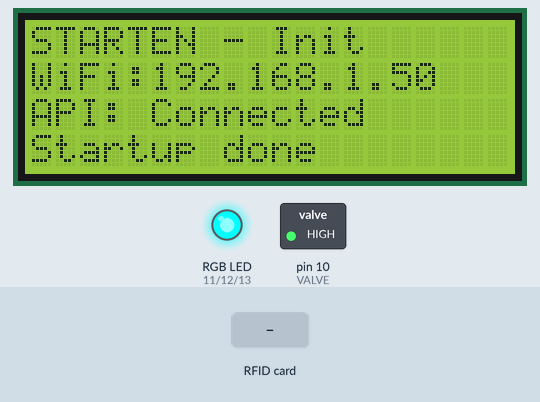
The program below on a simulated MicroPython board. Parts: 20×4 character LCD, switched loads named in the program (green lamp = pin HIGH), an RGB LED mixed from three pins (HIGH = lit). The test bench sets the inputs (shaded band). WiFi joins after 1.5 s; the interpreter's speed is modelled, so counts of loop turns are approximate; web requests get an empty 200 reply after 0.4 s; library files of the repository ran but are not shown: mfrc522.py, machine_i2c_lcd.py; pins used as bus, display or sensor lines are not drawn.

Above: at 2.9 s.
At 6.0 s:
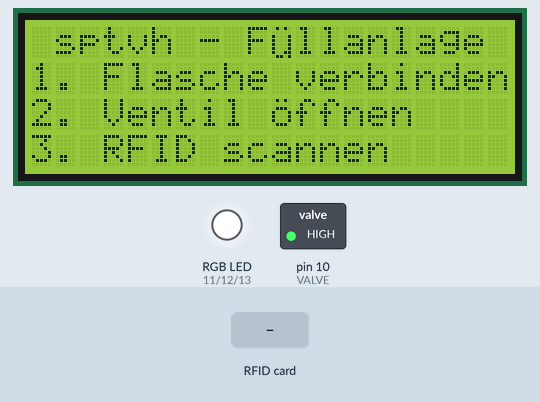
6.1 s: RFID card 5E 7A 19 C4 held to the reader
At 7.3 s:
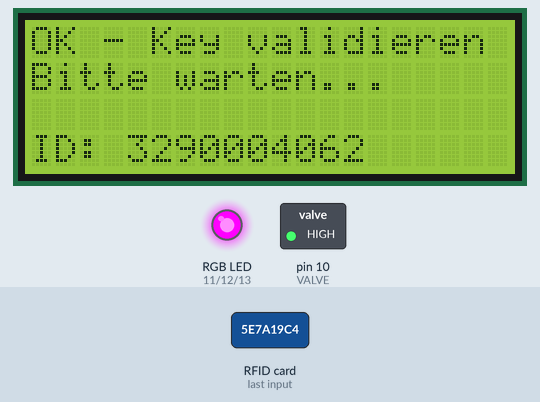
At 9.8 s:
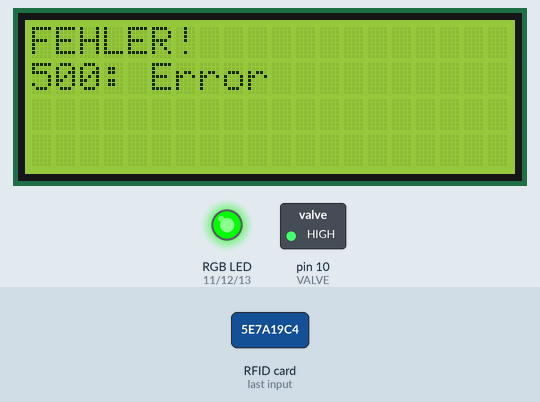
Timing chart, 0 to 15.1 s (numbered marks = the images above; inputs shaded):
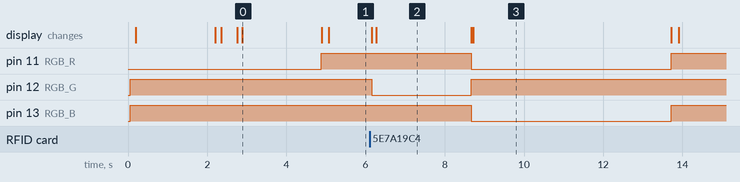

The program:

main.py
```python
from helpers.apiconnector import WiFi, Rfid_Api
from helpers.visualization import Visualization
from helpers.reader import RfidReader
from static.definitions import *
from helpers.valve import Valve
import time
import config
import machine

# --- setup ---
visualization = Visualization()
valve = Valve()
reader = RfidReader()

visualization.showData(
    State.CONNECTION_WIFI,
    "WiFi:Connecting",
    "API: Pending",
    "Wait at least 5 min"
)

# connect WiFi
wifi = WiFi()
if not wifi.isConnected():
    visualization.showData(
        State.ERROR,
        "WiFi:FAILED",
        "API: STOPPED",
        "Restart in <10 min",
    )
    time.sleep(60 * 10)
    machine.reset()

visualization.showData(
    State.CONNECTION_WIFI,
    "WiFi:" + wifi.getIp(),
    "API: Connecting",
    "Wait at least 5 min",
)

# connect API
rfid_api = Rfid_Api(wifi)
if not rfid_api.connect_api():
    visualization.showData(
        State.ERROR,
        "WiFi:" + wifi.getIp(),
        "API: FAILED",
        "Restarting in <10 min",
    )
    time.sleep(60 * 10)
    machine.reset()

# connection functional
visualization.showData(
    State.STARTING,
    "WiFi:" + wifi.getIp(),
    "API: Connected",
    "Startup done",
    sleep=2
)
# --- setup done ---

# --- main ---
def run():
    visualization.showData(State.OK, "1. Flasche verbinden", "2. Ventil \xEFffnen", "3. RFID scannen")

    # wait for read RFID card
    rfid_token = reader.waitForToken()

    # validation
    visualization.showData(State.RFID_READ, "Bitte warten...", values= "ID: " + rfid_token, sleep=2)
    authorized, status, message, openTime = rfid_api.check_rfidtoken(rfid_token)

    if authorized:
        # api ok, authorized -> LCD and LED to valid & open valve
        timeCountdown = openTime if openTime > 0 else config.VALVE_TIME
        valve.enable()
        while timeCountdown >= 0:
            visualization.showData(
                State.RFID_ALLOWED,
                "Ventil ge\xEFffnet",
                "noch {} Sekunden".format(timeCountdown),
                values="ID: " + rfid_token
            )
            timeCountdown -= 1
            time.sleep(1)
        valve.disable()
        visualization.showData(
            State.RFID_ALLOWED,
            "Ventil geschlossen",
            values="ID: " + rfid_token,
            sleep=2
        )
    elif status == 200:
        #  api ok, not authorized -> LCD and LED to invalid/blocked
        visualization.showData(State.RFID_REJECTED, values= "ID: " + rfid_token, sleep=5)
    else:
        # api error -> LCD and LED to error
        visualization.showData(
            State.ERROR, "{}: {}".format(status, message), sleep=5
        )
# --- main done ---


# --- run ---
while True:
    try:
        run()
    except:
        machine.reset()
# --- run ---
```

apiconnector.py
```python
import network
import time
import urequests as requests

from machine import Pin

from config import Network


class WiFi:
    _wlan = network.WLAN(network.STA_IF)
    def __init__(self) -> None:
        self._wlan.active(True)
        self._wlan.connect(Network.WIFI_SSID, Network.WIFI_PASSWORD)

        max_wait = 10
        while max_wait > 0 and not self.isConnected():
            max_wait -= 1
            time.sleep(1)

    def isConnected(self):
        return self._wlan.isconnected()

    def getIp(self) -> str:
        return self._wlan.ifconfig()[0]


class Rfid_Api:
    def __init__(self, network: WiFi) -> None:
        self._network = network

    def connect_api(self):
        request = requests.get(Network.API_URL + "/actuator")
        status = request.status_code
        request.close()
        return status == 200

    def check_rfidtoken(self, token) -> tuple:
        body = {"deviceId": 1, "token": token}
        authorized, status, message, time = False, 500, "Error", 0
        try:
            request = requests.get(
                url=Network.API_URL + "/token/validate",
                headers={"X-API-KEY": Network.API_KEY},
                json=body,
            )

            status = request.status_code
            message = request.json()
            request.close()

            authorized = False
            try:
                authorized = message["authorized"] #TODO: check once API is ready
            except KeyError:
                authorized = False
            if(authorized):
                time = message["time"]

        except:
            authorized = False
            status = 500
            message = "Error"

        return authorized, status, message, time
```

visualization.py
```python
from static.definitions import State
from libraries.display import Display
from libraries.rgb_led import RgbLed, Color
from config import Pins, colorCodes, messages
import time


class Visualization:
    _state = State.STARTING

    def __init__(self) -> None:
        self._lcd = Display(Pins.DISPLAY_SDA, Pins.DISPLAY_SCL)
        self._rgb = RgbLed(Pins.RGB_R, Pins.RGB_G, Pins.RGB_B)

    def showData(self, state: int, text1="", text2="", values="", sleep = 0):
        self._lcd.setLight(True)
        self._rgb.showColor(colorCodes[state])
        self._lcd.writeText([messages[state], text1, text2, values])
        time.sleep(sleep)

    def off(self):
        self._lcd.setLight(False)
        self._rgb.showColor(color=Color(0, 0, 0))
```

reader.py
```python
from libraries.rfid.mfrc522 import MFRC522
from config import Pins
import time


class RfidReader:
    def __init__(self) -> None:
        self._reader = MFRC522(
            spi_id=0,
            sck=Pins.RFID_SCK,
            miso=Pins.RFID_MISO,
            mosi=Pins.RFID_MOSI,
            cs=Pins.RFID_CS,
            rst=Pins.RFID_RST,
        )
        self._reader.init()

    def waitForToken(self) -> str:
        while 1:
            self._reader.init()
            self._reader.SelectTag
            (stat, tag_type) = self._reader.request(self._reader.REQIDL)
            if stat == self._reader.OK:
                (stat, uid) = self._reader.SelectTagSN()
                if stat == self._reader.OK:
                    card = int.from_bytes(bytes(uid), "little", False)
                    return "" + str(card)
            time.sleep_ms(50)
        return ""  # cannot be reached
```

definitions.py
```python
class State(object):
    STARTING = 0
    CONNECTION_WIFI = 1
    OK = 2
    ERROR = 3
    RFID_READ = 10
    RFID_ALLOWED = 11
    RFID_REJECTED = 12
```

valve.py
```python
from machine import Pin
from config import Pins, VALVE_TIME
import time

class Valve:
    _pin = Pins.VALVE
    def enablePeriod(self):
        self.enable()
        time.sleep(VALVE_TIME)
        self.disable()

    def enable(self):
        self._pin.off()

    def disable(self):
        self._pin.on()
```

config.py
```python
from machine import Pin
from static.definitions import State
from libraries.rgb_led import Color


class Pins(object):
    RFID_CS = 5 #lila
    RFID_SCK = 2 #blau
    RFID_MOSI = 3 #grün
    RFID_MISO = 4 #gelb
    RFID_RST = 6 # orange
    RGB_R = Pin(11, Pin.OUT)
    RGB_G = Pin(12, Pin.OUT)
    RGB_B = Pin(13, Pin.OUT)
    DISPLAY_SDA = Pin(14) #grau
    DISPLAY_SCL = Pin(15) #lila
    VALVE = Pin(10, mode=Pin.OUT, value=1) # grau

class Network(object):
    WIFI_SSID = "ssid"
    WIFI_PASSWORD = "password"
    API_URL = "http://127.0.0.1"
    API_KEY = "12KEY34"

messages = {
    State.STARTING : "STARTEN - Init",
    State.CONNECTION_WIFI : "STARTEN - Netzwerk",
    State.OK : " sptvh - F\xF5llanlage ",
    State.ERROR : "FEHLER!",
    State.RFID_READ : "OK - Key validieren",
    State.RFID_ALLOWED : "OK - Key akzeptiert",
    State.RFID_REJECTED : "OK - Key verweigert"
    }

colorCodes = {
    State.STARTING : Color(0, 65534, 65534),
    State.CONNECTION_WIFI : Color(0, 65534, 65534),
    State.OK : Color(65534, 65534, 65534),
    State.ERROR : Color(0, 0, 65534),
    State.RFID_READ : Color(65534, 65534, 0),
    State.RFID_ALLOWED : Color(0, 65534, 0),
    State.RFID_REJECTED : Color(65534, 0, 0)
    }

VALVE_TIME=100
```

display.py
```python
from static.definitions import State

from time import sleep_ms
from machine import I2C, Pin
from libraries.lcd.machine_i2c_lcd import I2cLcd

#written by t.schoenijahn


class Display:
    rows = ["", "", "", ""]

    # DISPLAY LAYOUT
    ########################
    # STATUS_TEXT--------- #
    # DESCRIPTION--------- #
    # DESCRIPTION--------- #
    # VALUES-------------- #
    ########################

    def __init__(self, sda_pin: Pin, scl_pin: Pin) -> None:
        i2c = I2C(1, sda=sda_pin, scl=scl_pin, freq=100000)
        self.lcd = I2cLcd(i2c, 0x27, 4, 20)

    def writeText(self, text):
        self.rows = text
        self._updateDisplay()

    def writeLine(self, line: int, text: str):
        self.rows[line] = text
        self._updateDisplay()

    def setLight(self, state: bool) -> None:
        if state:
            self.lcd.backlight_on()
        else:
            self.lcd.backlight_off()

    def _updateDisplay(self):
        self.lcd.clear()
        for i in range(len(self.rows)):
            self.lcd.move_to(0, i)
            self.lcd.putstr(self.rows[i])
        self.setLight(True)
```

rgb_led.py
```python
from machine import Pin, PWM

#written by t.schoenijahn

class Color:
    red = 0
    green = 0
    blue = 0

    def __init__(self, r, g, b) -> None:
        self.red = r
        self.green = g
        self.blue = b


class RgbLed:
    color = Color(0, 0, 0)

    def __init__(self, pin_r: Pin, pin_b: Pin, pin_g: Pin) -> None:
        self.pin_r = PWM(pin_r)
        self.pin_g = PWM(pin_g)
        self.pin_b = PWM(pin_b)

    def showColor(self, color: Color) -> None:
        self.color = color
        self.pin_r.duty_u16(color.red)
        self.pin_g.duty_u16(color.green)
        self.pin_b.duty_u16(color.blue)

    def off(self) -> None:
        self.showColor(Color(0,0,0))
```

Measured:
- after the input at 6.1 s, pin 11 (RGB_R), pin 13 (RGB_B): HIGH → LOW after 2.6 s, → HIGH 5.1 s later; pin 12 (RGB_G): HIGH → LOW after 0.06 s, → HIGH 2.5 s later; the display: first changes after 0.06 s (image 2 shows a later state)
- what the display in image 0 shows lasts 2.0 s, from 2.9 s to 4.9 s
- what the display in image 2 shows lasts 2.4 s, from 6.3 s to 8.7 s
